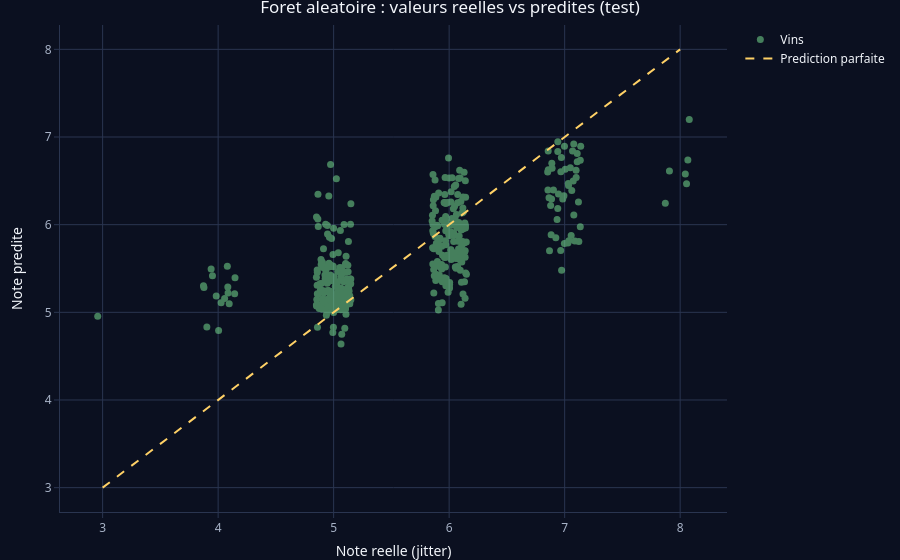

Notebook code for this chart:
### Markdown cell above
**3.c & 3.d — Reentrainement optimal, erreur de generalisation et comparaison avec l'OOB.**

### Code cell
# 3.c reentrainement avec les meilleurs hyperparametres + OOB
best <- rf_fit$bestTune
foret <- ranger(quality ~ ., data = dtr, num.trees = 300,
                mtry = best$mtry, min.node.size = best$min.node.size,
                splitrule = "variance")
pred_foret <- predict(foret, Xte)$predictions
rmse_foret <- sqrt(mean((pred_foret - yte)^2))
rmse_oob   <- sqrt(foret$prediction.error)   # erreur OOB (MSE) fournie par ranger

cat(sprintf("Foret aleatoire : RMSE test = %.3f\n", rmse_foret))
cat(sprintf("RMSE Out-Of-Bag (apprentissage) : %.3f\n", rmse_oob))

jit <- yte + runif(length(yte), -0.15, 0.15)
plot_ly() %>%
  add_trace(x = jit, y = pred_foret, type = "scatter", mode = "markers",
            opacity = 0.5, name = "Vins", marker = list(color = pick_color(3), size = 7)) %>%
  add_trace(x = c(min(yte), max(yte)), y = c(min(yte), max(yte)),
            type = "scatter", mode = "lines", name = "Prediction parfaite",
            line = list(dash = "dash", color = pick_color(2))) %>%
  layout(title = "Foret aleatoire : valeurs reelles vs predites (test)",
         xaxis = list(title = "Note reelle (jitter)"), yaxis = list(title = "Note predite")) %>%
  apply_dark_theme()

### Figure 1 — Plotly figure (JSON) as saved in the notebook; plotly's stock layout.template omitted (floating-point values rounded to 4 significant figures; data arrays with more than 128 entries replaced by an {"elided": "..."} marker saying what was removed)
{"data": [{"error_x": {"color": "rgba(76,201,240,1)"}, "error_y": {"color": "rgba(76,201,240,1)"}, "line": {"color": "rgba(76,201,240,1)"}, "marker": {"color": "#80ed99", "line": {"color": "rgba(76,201,240,1)"}, "size": 7}, "mode": "markers", "name": "Vins", "opacity": 0.5, "type": "scatter", "x": {"elided": "399 float values"}, "xaxis": "x", "y": {"elided": "399 float values"}, "yaxis": "y"}, {"error_x": {"color": "rgba(255,107,107,1)"}, "error_y": {"color": "rgba(255,107,107,1)"}, "line": {"color": "#ffd166", "dash": "dash"}, "marker": {"color": "rgba(255,107,107,1)", "line": {"color": "rgba(255,107,107,1)"}}, "mode": "lines", "name": "Prediction parfaite", "type": "scatter", "x": [3, 8], "xaxis": "x", "y": [3, 8], "yaxis": "y"}], "layout": {"colorway": ["#4cc9f0", "#ff6b6b", "#ffd166", "#80ed99", "#c77dff", "#f4a261", "#90e0ef", "#e9c46a"], "font": {"color": "#f3f6fb", "family": "Segoe UI, Arial"}, "hoverlabel": {"bgcolor": "#121a2b", "font": {"color": "#f3f6fb"}}, "hovermode": "closest", "legend": {"bgcolor": "rgba(0,0,0,0)", "font": {"color": "#f3f6fb"}}, "margin": {"b": 40, "l": 60, "r": 10, "t": 25}, "paper_bgcolor": "#0b1020", "plot_bgcolor": "#0b1020", "showlegend": true, "title": "Foret aleatoire : valeurs reelles vs predites (test)", "xaxis": {"automargin": true, "domain": [0, 1], "gridcolor": "#2a3550", "linecolor": "#2a3550", "tickcolor": "#2a3550", "tickfont": {"color": "#a8b3c7"}, "title": "Note reelle (jitter)", "zerolinecolor": "#2a3550"}, "yaxis": {"automargin": true, "domain": [0, 1], "gridcolor": "#2a3550", "linecolor": "#2a3550", "tickcolor": "#2a3550", "tickfont": {"color": "#a8b3c7"}, "title": "Note predite", "zerolinecolor": "#2a3550"}}}
